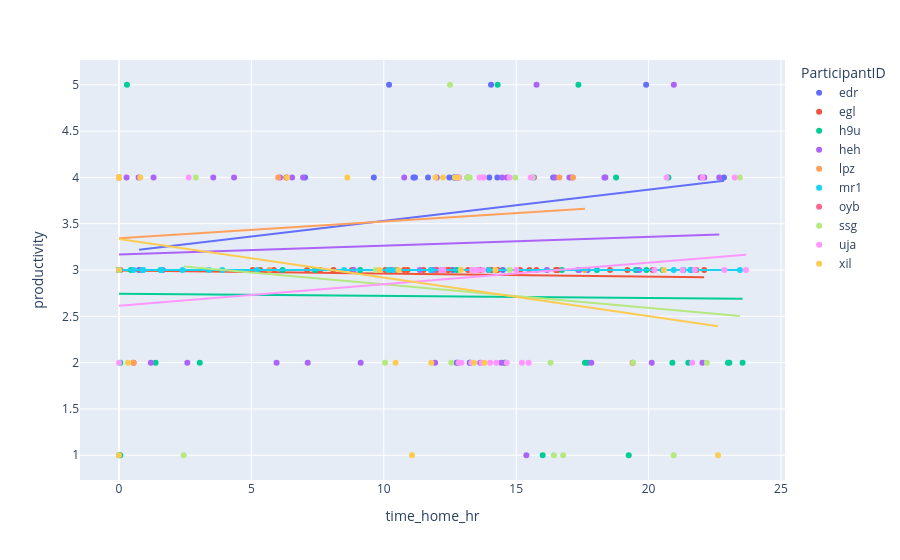

Notebook cell for this chart:
### Code cell
# plot productivity vs time spent at home for all
fig = px.scatter(merged, x="time_home_hr", y="productivity", color="ParticipantID", trendline="ols")
fig.show()

### Figure 1 — Plotly figure (JSON) as saved in the notebook; plotly's stock layout.template omitted (floating-point values rounded to 4 significant figures)
{"data": [{"hovertemplate": "ParticipantID=edr<br>time_home_hr=%{x}<br>productivity=%{y}<extra></extra>", "legendgroup": "edr", "marker": {"color": "#636efa", "symbol": "circle"}, "mode": "markers", "name": "edr", "orientation": "v", "showlegend": true, "type": "scatter", "x": [14.29, 14.5, 14.05, 11.67, 1.65, 16.4, 13.25, 22.85, 11.81, 11.12, 12.47, 11.18, 13.25, 13.98, 10.2, 14.05, 12.6, 17.7, 19.91, null, 0.7581, 12.69, 12.71, 12.64, 9.624, 7.026, 12.75], "xaxis": "x", "y": [4, 3, 3, 4, 3, 4, 2, 4, 3, 4, 4, 4, 2, 4, 5, 5, 3, 3, 5, 2, 3, 4, 4, 4, 4, 4, 2], "yaxis": "y"}, {"hovertemplate": "<b>OLS trendline</b><br>productivity = 0.0336938 * time_home_hr + 3.19405<br>R<sup>2</sup>=0.032749<br><br>ParticipantID=edr<br>time_home_hr=%{x}<br>productivity=%{y} <b>(trend)</b><extra></extra>", "legendgroup": "edr", "marker": {"color": "#636efa", "symbol": "circle"}, "mode": "lines", "name": "edr", "showlegend": false, "type": "scatter", "x": [0.7581, 1.65, 7.026, 9.624, 10.2, 11.12, 11.18, 11.67, 11.81, 12.47, 12.6, 12.64, 12.69, 12.71, 12.75, 13.25, 13.25, 13.98, 14.05, 14.05, 14.29, 14.5, 16.4, 17.7, 19.91, 22.85], "xaxis": "x", "y": [3.22, 3.25, 3.431, 3.518, 3.538, 3.569, 3.571, 3.587, 3.592, 3.614, 3.619, 3.62, 3.622, 3.622, 3.624, 3.64, 3.641, 3.665, 3.667, 3.667, 3.675, 3.683, 3.747, 3.79, 3.865, 3.964], "yaxis": "y"}, {"hovertemplate": "ParticipantID=egl<br>time_home_hr=%{x}<br>productivity=%{y}<extra></extra>", "legendgroup": "egl", "marker": {"color": "#EF553B", "symbol": "circle"}, "mode": "markers", "name": "egl", "orientation": "v", "showlegend": true, "type": "scatter", "x": [12, 10.06, 12.19, 19.2, 14.05, 12.25, 12.45, 21.8, 16.5, 15.15, 15.77, 20.15, 8.1, 8.8, 5.333, 10.9, 13.95, 0.05, 0, 10.5, 14.55, 11.5, 19.4, 13.55, 16.56, 22.1, 7.593, 14.31, 14.25, 5.05, 18.54, 5.85, 10.28, 13.65, 16.55, 10.77, 6.32, 7.1, 12.2, 0.55, 11.8, 12.42, 13.18, 15.5], "xaxis": "x", "y": [3, 3, 3, 3, 3, 3, 3, 3, 3, 3, 3, 3, 3, 3, 3, 3, 3, 3, 3, 3, 2, 3, 2, 3, 3, 3, 3, 3, 3, 3, 3, 3, 3, 3, 3, 3, 4, 3, 3, 2, 3, 3, 3, 3], "yaxis": "y"}, {"hovertemplate": "<b>OLS trendline</b><br>productivity = -0.00328892 * time_home_hr + 2.99437<br>R<sup>2</sup>=0.003334<br><br>ParticipantID=egl<br>time_home_hr=%{x}<br>productivity=%{y} <b>(trend)</b><extra></extra>", "legendgroup": "egl", "marker": {"color": "#EF553B", "symbol": "circle"}, "mode": "lines", "name": "egl", "showlegend": false, "type": "scatter", "x": [0, 0.05, 0.55, 5.05, 5.333, 5.85, 6.32, 7.1, 7.593, 8.1, 8.8, 10.06, 10.28, 10.5, 10.77, 10.9, 11.5, 11.8, 12, 12.19, 12.2, 12.25, 12.42, 12.45, 13.18, 13.55, 13.65, 13.95, 14.05, 14.25, 14.31, 14.55, 15.15, 15.5, 15.77, 16.5, 16.55, 16.56, 18.54, 19.2, 19.4, 20.15, 21.8, 22.1], "xaxis": "x", "y": [2.994, 2.994, 2.993, 2.978, 2.977, 2.975, 2.974, 2.971, 2.969, 2.968, 2.965, 2.961, 2.961, 2.96, 2.959, 2.959, 2.957, 2.956, 2.955, 2.954, 2.954, 2.954, 2.954, 2.953, 2.951, 2.95, 2.949, 2.948, 2.948, 2.948, 2.947, 2.947, 2.945, 2.943, 2.943, 2.94, 2.94, 2.94, 2.933, 2.931, 2.931, 2.928, 2.923, 2.922], "yaxis": "y"}, {"hovertemplate": "ParticipantID=h9u<br>time_home_hr=%{x}<br>productivity=%{y}<extra></extra>", "legendgroup": "h9u", "marker": {"color": "#00cc96", "symbol": "circle"}, "mode": "markers", "name": "h9u", "orientation": "v", "showlegend": true, "type": "scatter", "x": [0, 0, null, 0.05, 0.3, 1.569, 1.381, 19.92, 23, 16.73, null, null, null, null, null, null, 19.52, 6.177, null, 0.05, 0, null, null, null, 3.05, 7.404, null, null, null, null, 23.55, null, 23.05, 18.77, 19.55, 16, 17.7, 19.25, 9.106, 17.6, 21.3, 21.5, 12.75, 18.05, null, 20.9, null, 20.75, 14.59, 17.35, 14.3, null, null, null, null, null, 0.45, 20.54], "xaxis": "x", "y": [4, 3, 2, 2, 5, 3, 2, 3, 2, 3, 2, 3, 3, 3, 4, 4, 3, 3, 1, 1, 1, 3, 4, 2, 2, 3, 3, 2, 2, 2, 2, 2, 2, 4, 3, 1, 2, 1, 3, 2, 3, 2, 3, 3, 3, 2, 4, 4, 2, 5, 5, 4, 5, 2, 4, 2, 3, 3], "yaxis": "y"}, {"hovertemplate": "<b>OLS trendline</b><br>productivity = -0.0023591 * time_home_hr + 2.74436<br>R<sup>2</sup>=0.000365<br><br>ParticipantID=h9u<br>time_home_hr=%{x}<br>productivity=%{y} <b>(trend)</b><extra></extra>", "legendgroup": "h9u", "marker": {"color": "#00cc96", "symbol": "circle"}, "mode": "lines", "name": "h9u", "showlegend": false, "type": "scatter", "x": [0, 0, 0, 0.05, 0.05, 0.3, 0.45, 1.381, 1.569, 3.05, 6.177, 7.404, 9.106, 12.75, 14.3, 14.59, 16, 16.73, 17.35, 17.6, 17.7, 18.05, 18.77, 19.25, 19.52, 19.55, 19.92, 20.54, 20.75, 20.9, 21.3, 21.5, 23, 23.05, 23.55], "xaxis": "x", "y": [2.744, 2.744, 2.744, 2.744, 2.744, 2.744, 2.743, 2.741, 2.741, 2.737, 2.73, 2.727, 2.723, 2.714, 2.711, 2.71, 2.707, 2.705, 2.703, 2.703, 2.703, 2.702, 2.7, 2.699, 2.698, 2.698, 2.697, 2.696, 2.695, 2.695, 2.694, 2.694, 2.69, 2.69, 2.689], "yaxis": "y"}, {"hovertemplate": "ParticipantID=heh<br>time_home_hr=%{x}<br>productivity=%{y}<extra></extra>", "legendgroup": "heh", "marker": {"color": "#ab63fa", "symbol": "circle"}, "mode": "markers", "name": "heh", "orientation": "v", "showlegend": true, "type": "scatter", "x": [10.77, 16.16, 13.16, 7.128, 15.38, 0.7403, 17.84, 12.81, 9.127, 11.36, 0, 3.561, 17.38, 17.01, 11.89, 6.538, 1.203, 8.864, 17.34, 11.94, 19.65, 12.81, 2.581, 0.8711, 21.61, 14.47, 15.67, 18.33, 20.12, 22.1, 12.8, 20.96, 14.44, 5.951, 6.953, 18.37, 14.65, 13.64, 22.03, 12.0, 0.2864, 17.11, 15.77, 16.46, 22.67, 1.306, 4.345, 21.97, 6.081, null, null, null, null], "xaxis": "x", "y": [4, 3, 4, 2, 1, 4, 2, 4, 2, 3, 3, 4, 3, 4, 3, 4, 2, 3, 3, 2, 3, 4, 2, 3, 3, 4, 4, 4, 2, 4, 2, 5, 2, 2, 4, 4, 4, 2, 2, 4, 4, 4, 5, 4, 4, 4, 4, 4, 4, 1, 1, 1, 4], "yaxis": "y"}, {"hovertemplate": "<b>OLS trendline</b><br>productivity = 0.00955362 * time_home_hr + 3.16752<br>R<sup>2</sup>=0.004528<br><br>ParticipantID=heh<br>time_home_hr=%{x}<br>productivity=%{y} <b>(trend)</b><extra></extra>", "legendgroup": "heh", "marker": {"color": "#ab63fa", "symbol": "circle"}, "mode": "lines", "name": "heh", "showlegend": false, "type": "scatter", "x": [0, 0.2864, 0.7403, 0.8711, 1.203, 1.306, 2.581, 3.561, 4.345, 5.951, 6.081, 6.538, 6.953, 7.128, 8.864, 9.127, 10.77, 11.36, 11.89, 11.94, 12.0, 12.8, 12.81, 12.81, 13.16, 13.64, 14.44, 14.47, 14.65, 15.38, 15.67, 15.77, 16.16, 16.46, 17.01, 17.11, 17.34, 17.38, 17.84, 18.33, 18.37, 19.65, 20.12, 20.96, 21.61, 21.97, 22.03, 22.1, 22.67], "xaxis": "x", "y": [3.168, 3.17, 3.175, 3.176, 3.179, 3.18, 3.192, 3.202, 3.209, 3.224, 3.226, 3.23, 3.234, 3.236, 3.252, 3.255, 3.27, 3.276, 3.281, 3.282, 3.282, 3.29, 3.29, 3.29, 3.293, 3.298, 3.305, 3.306, 3.307, 3.315, 3.317, 3.318, 3.322, 3.325, 3.33, 3.331, 3.333, 3.334, 3.338, 3.343, 3.343, 3.355, 3.36, 3.368, 3.374, 3.377, 3.378, 3.379, 3.384], "yaxis": "y"}, {"hovertemplate": "ParticipantID=lpz<br>time_home_hr=%{x}<br>productivity=%{y}<extra></extra>", "legendgroup": "lpz", "marker": {"color": "#FFA15A", "symbol": "circle"}, "mode": "markers", "name": "lpz", "orientation": "v", "showlegend": true, "type": "scatter", "x": [6.012, null, null, null, null, null, null, null, null, null, null, 0, 0, 16.63, 0, 17.6, 0.9056, 0, 0, null, 17.15, 0, 0, null, null, null, null, null, null, null, 0, null, null, null, null, null, null, null, 5.683, 0.5408, 0, 0, null, null, null, null, null, null], "xaxis": "x", "y": [4, 3, 3, 3, 3, 3, 3, 3, 3, 3, 3, 4, 4, 4, 4, 3, 3, 3, 4, 4, 4, 3, 3, 3, 4, 3, 4, 4, 3, 4, 3, 4, 2, 3, 3, 3, 2, 2, 3, 2, 4, 3, 4, 3, 2, 2, 3, 2], "yaxis": "y"}, {"hovertemplate": "<b>OLS trendline</b><br>productivity = 0.017986 * time_home_hr + 3.3435<br>R<sup>2</sup>=0.037287<br><br>ParticipantID=lpz<br>time_home_hr=%{x}<br>productivity=%{y} <b>(trend)</b><extra></extra>", "legendgroup": "lpz", "marker": {"color": "#FFA15A", "symbol": "circle"}, "mode": "lines", "name": "lpz", "showlegend": false, "type": "scatter", "x": [0, 0, 0, 0, 0, 0, 0, 0, 0, 0, 0.5408, 0.9056, 5.683, 6.012, 16.63, 17.15, 17.6], "xaxis": "x", "y": [3.344, 3.344, 3.344, 3.344, 3.344, 3.344, 3.344, 3.344, 3.344, 3.344, 3.353, 3.36, 3.446, 3.452, 3.643, 3.652, 3.66], "yaxis": "y"}, {"hovertemplate": "ParticipantID=mr1<br>time_home_hr=%{x}<br>productivity=%{y}<extra></extra>", "legendgroup": "mr1", "marker": {"color": "#19d3f3", "symbol": "circle"}, "mode": "markers", "name": "mr1", "orientation": "v", "showlegend": true, "type": "scatter", "x": [0, null, 0, 0.55, 0.9, 10.35, 0.9, 1.602, 0.9, 3.4, 8.5, null, null, null, 3.9, 13.97, 0, 0, 2.4, 0, null, 10.17, 11.78, 5.22, 21.58, 21.32, 20.95, 23.45], "xaxis": "x", "y": [3, 3, 3, 3, 3, 3, 3, 3, 3, 3, 3, 3, 3, 3, 3, 3, 3, 3, 3, 3, 3, 3, 3, 3, 3, 3, 3, 3], "yaxis": "y"}, {"hovertemplate": "<b>OLS trendline</b><br>productivity = 2.94903e-17 * time_home_hr + 3<br>R<sup>2</sup>=-inf<br><br>ParticipantID=mr1<br>time_home_hr=%{x}<br>productivity=%{y} <b>(trend)</b><extra></extra>", "legendgroup": "mr1", "marker": {"color": "#19d3f3", "symbol": "circle"}, "mode": "lines", "name": "mr1", "showlegend": false, "type": "scatter", "x": [0, 0, 0, 0, 0, 0.55, 0.9, 0.9, 0.9, 1.602, 2.4, 3.4, 3.9, 5.22, 8.5, 10.17, 10.35, 11.78, 13.97, 20.95, 21.32, 21.58, 23.45], "xaxis": "x", "y": [3.0, 3.0, 3.0, 3.0, 3.0, 3.0, 3.0, 3.0, 3.0, 3.0, 3.0, 3.0, 3.0, 3.0, 3.0, 3.0, 3.0, 3.0, 3.0, 3.0, 3.0, 3.0, 3.0], "yaxis": "y"}, {"hovertemplate": "ParticipantID=oyb<br>time_home_hr=%{x}<br>productivity=%{y}<extra></extra>", "legendgroup": "oyb", "marker": {"color": "#FF6692", "symbol": "circle"}, "mode": "markers", "name": "oyb", "orientation": "v", "showlegend": true, "type": "scatter", "x": [null, null, null, null, null, null, null, null, null, null, null, null, null, null, null, null, null, null, null], "xaxis": "x", "y": [4, 3, 3, 1, 5, 4, 2, 5, 4, 4, 4, 4, 3, 5, 2, 4, 4, 2, 2], "yaxis": "y"}, {"hovertemplate": "ParticipantID=oyb<extra></extra>", "legendgroup": "oyb", "marker": {"color": "#FF6692", "symbol": "circle"}, "mode": "lines", "name": "oyb", "showlegend": false, "type": "scatter", "xaxis": "x", "yaxis": "y"}, {"hovertemplate": "ParticipantID=ssg<br>time_home_hr=%{x}<br>productivity=%{y}<extra></extra>", "legendgroup": "ssg", "marker": {"color": "#B6E880", "symbol": "circle"}, "mode": "markers", "name": "ssg", "orientation": "v", "showlegend": true, "type": "scatter", "x": [2.444, 20.95, 14.76, 10.05, 13.24, 13.15, 19.41, 13.44, 14.96, 9.7, 12.5, null, null, 2.9, 16.77, 23.45, 16.3, 22.2, 16.43, null, null, null, null, null, 12.55, 15.62], "xaxis": "x", "y": [1, 1, 3, 2, 4, 4, 2, 3, 4, 3, 5, 3, 4, 4, 1, 4, 2, 2, 1, 1, 2, 1, 3, 1, 2, 4], "yaxis": "y"}, {"hovertemplate": "<b>OLS trendline</b><br>productivity = -0.0255072 * time_home_hr + 3.10043<br>R<sup>2</sup>=0.012115<br><br>ParticipantID=ssg<br>time_home_hr=%{x}<br>productivity=%{y} <b>(trend)</b><extra></extra>", "legendgroup": "ssg", "marker": {"color": "#B6E880", "symbol": "circle"}, "mode": "lines", "name": "ssg", "showlegend": false, "type": "scatter", "x": [2.444, 2.9, 9.7, 10.05, 12.5, 12.55, 13.15, 13.24, 13.44, 14.76, 14.96, 15.62, 16.3, 16.43, 16.77, 19.41, 20.95, 22.2, 23.45], "xaxis": "x", "y": [3.038, 3.026, 2.853, 2.844, 2.782, 2.78, 2.765, 2.763, 2.758, 2.724, 2.719, 2.702, 2.685, 2.681, 2.673, 2.605, 2.566, 2.534, 2.502], "yaxis": "y"}, {"hovertemplate": "ParticipantID=uja<br>time_home_hr=%{x}<br>productivity=%{y}<extra></extra>", "legendgroup": "uja", "marker": {"color": "#FF97FF", "symbol": "circle"}, "mode": "markers", "name": "uja", "orientation": "v", "showlegend": true, "type": "scatter", "x": [13.34, 15, 20.23, 23.25, 14.25, 15.22, 12.85, 12.25, 21.65, 21.28, 14.02, 13.55, 13.74, 13.61, 15.55, 20.68, 23.68, 14.75, 13.42, 12.93, 12.17, 2.63, 21.75, 15.47, 12.83, 13.77, 13.75, 22.04, 22.86, 13.3, 0, 14.64, 13.69], "xaxis": "x", "y": [3, 3, 3, 4, 2, 2, 4, 3, 2, 3, 2, 3, 3, 4, 4, 4, 3, 4, 3, 2, 3, 4, 3, 2, 2, 4, 4, 4, 3, 2, 2, 2, 2], "yaxis": "y"}, {"hovertemplate": "<b>OLS trendline</b><br>productivity = 0.0231989 * time_home_hr + 2.61528<br>R<sup>2</sup>=0.022306<br><br>ParticipantID=uja<br>time_home_hr=%{x}<br>productivity=%{y} <b>(trend)</b><extra></extra>", "legendgroup": "uja", "marker": {"color": "#FF97FF", "symbol": "circle"}, "mode": "lines", "name": "uja", "showlegend": false, "type": "scatter", "x": [0, 2.63, 12.17, 12.25, 12.83, 12.85, 12.93, 13.3, 13.34, 13.42, 13.55, 13.61, 13.69, 13.74, 13.75, 13.77, 14.02, 14.25, 14.64, 14.75, 15, 15.22, 15.47, 15.55, 20.23, 20.68, 21.28, 21.65, 21.75, 22.04, 22.86, 23.25, 23.68], "xaxis": "x", "y": [2.615, 2.676, 2.898, 2.899, 2.913, 2.913, 2.915, 2.924, 2.925, 2.927, 2.93, 2.931, 2.933, 2.934, 2.934, 2.935, 2.94, 2.946, 2.955, 2.957, 2.963, 2.968, 2.974, 2.976, 3.085, 3.095, 3.109, 3.118, 3.12, 3.127, 3.146, 3.155, 3.165], "yaxis": "y"}, {"hovertemplate": "ParticipantID=xil<br>time_home_hr=%{x}<br>productivity=%{y}<extra></extra>", "legendgroup": "xil", "marker": {"color": "#FECB52", "symbol": "circle"}, "mode": "markers", "name": "xil", "orientation": "v", "showlegend": true, "type": "scatter", "x": [8.624, 22.62, 0, 12.24, 6.346, 12.69, 9.837, 0.8031, 11.07, null, null, 0, null, 0, 0.3386, 13.81, 13.41, 0, 11.95, 0, null, 10.45, 14.21, 12.79, 12.91, 20.58, 11.79, 10.55, null, null, null, null], "xaxis": "x", "y": [4, 1, 4, 4, 4, 4, 3, 4, 1, 1, 2, 1, 2, 3, 2, 2, 2, 4, 4, 4, 2, 2, 3, 4, 3, 3, 2, 3, 2, 1, 1, 3], "yaxis": "y"}, {"hovertemplate": "<b>OLS trendline</b><br>productivity = -0.0417042 * time_home_hr + 3.33544<br>R<sup>2</sup>=0.066035<br><br>ParticipantID=xil<br>time_home_hr=%{x}<br>productivity=%{y} <b>(trend)</b><extra></extra>", "legendgroup": "xil", "marker": {"color": "#FECB52", "symbol": "circle"}, "mode": "lines", "name": "xil", "showlegend": false, "type": "scatter", "x": [0, 0, 0, 0, 0, 0.3386, 0.8031, 6.346, 8.624, 9.837, 10.45, 10.55, 11.07, 11.79, 11.95, 12.24, 12.69, 12.79, 12.91, 13.41, 13.81, 14.21, 20.58, 22.62], "xaxis": "x", "y": [3.335, 3.335, 3.335, 3.335, 3.335, 3.321, 3.302, 3.071, 2.976, 2.925, 2.9, 2.895, 2.874, 2.844, 2.837, 2.825, 2.806, 2.802, 2.797, 2.776, 2.76, 2.743, 2.477, 2.392], "yaxis": "y"}], "layout": {"legend": {"title": {"text": "ParticipantID"}, "tracegroupgap": 0}, "margin": {"t": 60}, "xaxis": {"anchor": "y", "domain": [0, 1], "title": {"text": "time_home_hr"}}, "yaxis": {"anchor": "x", "domain": [0, 1], "title": {"text": "productivity"}}}}
